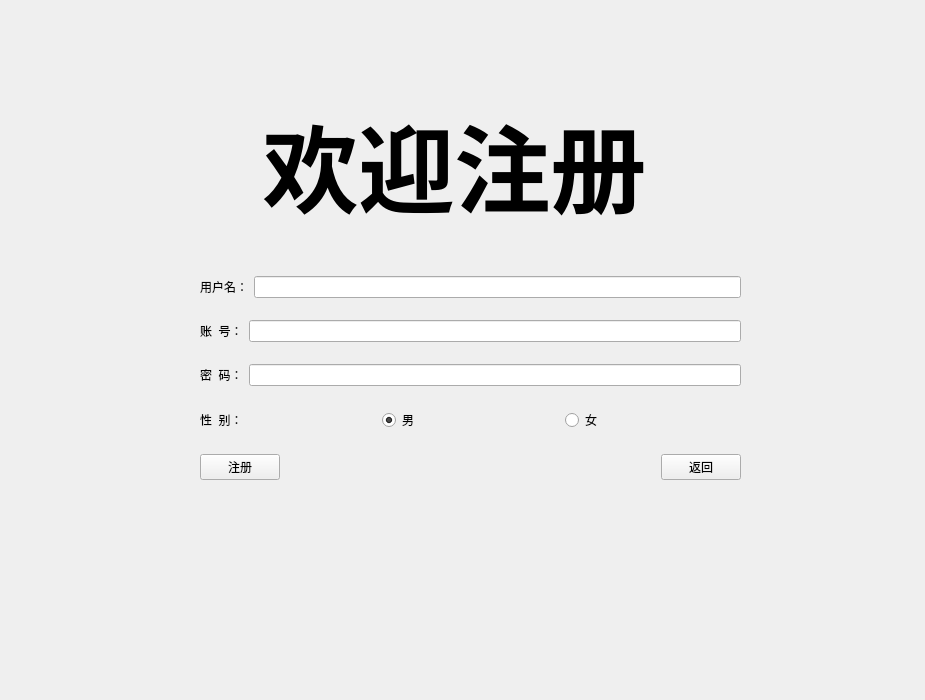
<?xml version="1.0" encoding="UTF-8"?>
<ui version="4.0">
 <class>RegDialog</class>
 <widget class="QWidget" name="RegDialog">
  <property name="geometry">
   <rect>
    <x>0</x>
    <y>0</y>
    <width>925</width>
    <height>700</height>
   </rect>
  </property>
  <property name="windowTitle">
   <string>Form</string>
  </property>
  <widget class="QWidget" name="layoutWidget">
   <property name="geometry">
    <rect>
     <x>200</x>
     <y>260</y>
     <width>541</width>
     <height>241</height>
    </rect>
   </property>
   <layout class="QVBoxLayout" name="verticalLayout">
    <item>
     <layout class="QHBoxLayout" name="horizontalLayout_2">
      <item>
       <widget class="QLabel" name="label">
        <property name="text">
         <string>用户名：</string>
        </property>
       </widget>
      </item>
      <item>
       <widget class="QLineEdit" name="L_Name"/>
      </item>
     </layout>
    </item>
    <item>
     <layout class="QHBoxLayout" name="horizontalLayout_3">
      <item>
       <widget class="QLabel" name="label_2">
        <property name="text">
         <string>账  号：</string>
        </property>
       </widget>
      </item>
      <item>
       <widget class="QLineEdit" name="L_Account"/>
      </item>
     </layout>
    </item>
    <item>
     <layout class="QHBoxLayout" name="horizontalLayout_4">
      <item>
       <widget class="QLabel" name="label_3">
        <property name="text">
         <string>密  码：</string>
        </property>
       </widget>
      </item>
      <item>
       <widget class="QLineEdit" name="L_pswd"/>
      </item>
     </layout>
    </item>
    <item>
     <layout class="QHBoxLayout" name="horizontalLayout_5">
      <item>
       <widget class="QLabel" name="label_4">
        <property name="text">
         <string>性  别：</string>
        </property>
       </widget>
      </item>
      <item>
       <widget class="QRadioButton" name="Rd_Male">
        <property name="text">
         <string>男</string>
        </property>
        <property name="checked">
         <bool>true</bool>
        </property>
       </widget>
      </item>
      <item>
       <widget class="QRadioButton" name="Rd_Female">
        <property name="text">
         <string>女</string>
        </property>
       </widget>
      </item>
     </layout>
    </item>
    <item>
     <layout class="QHBoxLayout" name="horizontalLayout_6">
      <item>
       <widget class="QPushButton" name="Btn_Reg">
        <property name="text">
         <string>注册</string>
        </property>
       </widget>
      </item>
      <item>
       <spacer name="horizontalSpacer">
        <property name="orientation">
         <enum>Qt::Horizontal</enum>
        </property>
        <property name="sizeHint" stdset="0">
         <size>
          <width>18</width>
          <height>20</height>
         </size>
        </property>
       </spacer>
      </item>
      <item>
       <widget class="QPushButton" name="Btn_Back">
        <property name="text">
         <string>返回</string>
        </property>
       </widget>
      </item>
     </layout>
    </item>
   </layout>
  </widget>
  <widget class="QLabel" name="label_5">
   <property name="geometry">
    <rect>
     <x>140</x>
     <y>70</y>
     <width>629</width>
     <height>191</height>
    </rect>
   </property>
   <property name="text">
    <string>&lt;html&gt;&lt;head/&gt;&lt;body&gt;&lt;p align=&quot;center&quot;&gt;&lt;span style=&quot; font-size:72pt; font-weight:700;&quot;&gt;欢迎注册&lt;/span&gt;&lt;/p&gt;&lt;/body&gt;&lt;/html&gt;</string>
   </property>
   <property name="alignment">
    <set>Qt::AlignCenter</set>
   </property>
  </widget>
 </widget>
 <resources/>
 <connections/>
</ui>
